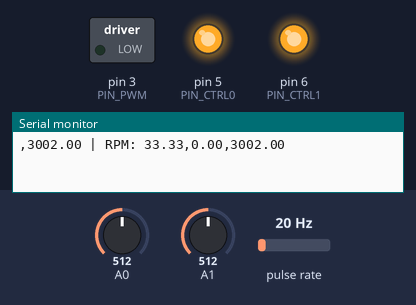
A sketch run on a simulated Arduino Uno, built with avr-gcc and run on an emulated ATmega328P. Shown: switched loads named in the sketch (green lamp = pin HIGH), output pins drawn as LEDs (lit = HIGH), the last lines printed to the serial monitor. Wiring (inferred from the names in the program): pulse sensor: data pin 2. The test bench sets the inputs (shaded band); at power-on: A1 = 512, A0 = 512, pulse rate 20 Hz.

Above: at 0.1 s.
At 1.2 s:
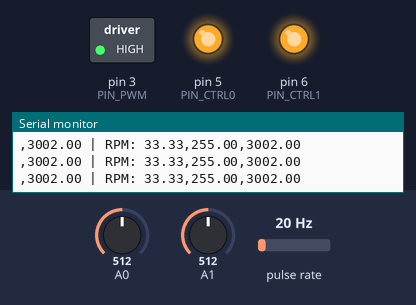
1.3 s: A1 set to 716
At 2.7 s:
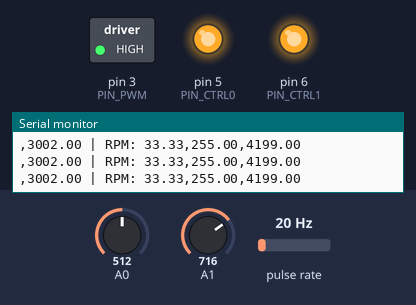
Timing chart, 0 to 4.3 s (numbered marks = the images above; inputs shaded):
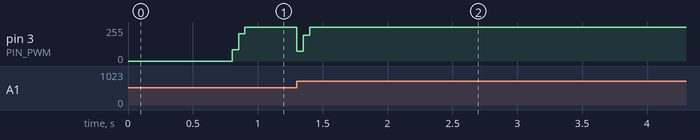

The sketch:

CONTOL2.ino
```cpp
// =========================
// === CONFIGURACIÓN DE PINES ===
// =========================
#define PIN_PULSES 2      // Entrada de pulsos del encoder (canal A), se usa para interrupción
#define PIN_PWM 3         // Salida PWM hacia el pin EN del L293D (control de velocidad del motor)
#define PIN_CTRL0 5       // Pin de control IN3 del L293D
#define PIN_CTRL1 6       // Pin de control IN4 del L293D

// =========================
// === VARIABLES GLOBALES ===
// =========================
volatile int countPulses = 0;   // Número de pulsos contados por interrupción (encoder)
float rpm_actual = 0;          // Velocidad actual del motor (calculada en RPM)
float rpm_deseada = 0;         // Valor de referencia de RPM, definida por potenciómetro A0
float salida_pwm = 0;          // Valor de la señal de control (PWM) que se aplica al motor
unsigned long t0 = 0;          // Variable de tiempo anterior (en ms)
const unsigned long intervalo = 50; // Tiempo de muestreo: 50 ms (frecuencia de 20 Hz)

// =========================
// === CONSTANTES DEL PID ===
// =========================
float Kp = 0.4;     // Ganancia proporcional
float Ti = 0.5;       // Tiempo integral (en segundos)
float Td = 0.01;   // Tiempo derivativo (en segundos)

// =========================
// === VARIABLES PID DINÁMICAS ===
// =========================
float error_actual = 0;
float error_anterior = 0;
float integral = 0;
float derivada = 0;

// =========================
// === CÁLCULO DE TIEMPO ENTRE CICLOS ===
// =========================
float dt = intervalo / 1000.0; // Tiempo de muestreo en segundos (50 ms = 0.05 s)

// =========================
// === CONVERSIÓN PULSOS → RPM ===
// =========================
float convertP(int pulsos) {
  // Fórmula: RPM = (pulsos / pulsosPorRevolución) / tiempo * 60
  return (float)(pulsos) / 36.0 / dt * 60.0;
}

// =========================
// === INTERRUPCIÓN DEL ENCODER ===
// =========================
void contarPulsos() {
  // Esta función se ejecuta automáticamente cada vez que se detecta un flanco de subida
  countPulses++;
}

// =========================
// === CONFIGURACIÓN INICIAL ===
// =========================
void setup() {
  pinMode(PIN_PULSES, INPUT_PULLUP);   // Entrada digital con resistencia pull-up para el encoder
  pinMode(PIN_PWM, OUTPUT);            // Salida PWM hacia el puente H
  pinMode(PIN_CTRL0, OUTPUT);          // Control de dirección
  pinMode(PIN_CTRL1, OUTPUT);          // Control de dirección

  attachInterrupt(digitalPinToInterrupt(PIN_PULSES), contarPulsos, RISING); // Interrupción en flanco ascendente

  // Sentido de giro fijo (ambos HIGH puede representar frenado o inversión, depende de L293D)
  digitalWrite(PIN_CTRL0, HIGH);
  digitalWrite(PIN_CTRL1, HIGH);

  Serial.begin(115200);  // Inicializa comunicación serial a 115200 baudios
}

// =========================
// === BUCLE PRINCIPAL ===
// =========================
void loop() {
  unsigned long t1 = millis();  // Tiempo actual

  if (t1 - t0 >= intervalo) {   // Si ha pasado el intervalo de muestreo (50 ms)
    rpm_actual = convertP(countPulses); // Calcula la velocidad real del motor en RPM

    // === ENTRADA: Potenciómetro en A0 define la velocidad deseada ===
    int refVal = analogRead(A0);     // Lectura analógica (0–1023)
    rpm_deseada = map(refVal, 0, 1023, 0, 6000);  // Escalado a 0–6000 RPM

    // === SIMULACIÓN DE CARGA/PERTURBACIÓN EXTERNA CON POTENCIÓMETRO EN A1 ===
    int perturbacion = analogRead(A1);
    float carga_simulada = map(perturbacion, 0, 1023, 0, 6000); // Simulación de resistencia externa

    // === CONTROLADOR PID DIGITAL (DISCRETO) ===
    error_actual = rpm_deseada - rpm_actual;     // Diferencia entre lo deseado y lo medido
    integral += error_actual * dt;               // Acumulación del error (integral)
    derivada = (error_actual - error_anterior) / dt; // Cambio del error (derivada)

    // Fórmula del PID: P + I + D (formato clásico con tiempos Ti y Td)
    float pid_output = Kp * (error_actual + (1.0 / Ti) * integral + Td * derivada);

    // Guarda el error actual para el siguiente ciclo
    error_anterior = error_actual;

    // === APLICACIÓN DEL CONTROL Y PERTURBACIÓN ===
    salida_pwm = pid_output - carga_simulada;    // Se le resta la carga para simular una pérdida de fuerza
    salida_pwm = constrain(salida_pwm, 0, 255);   // Se limita el valor al rango PWM permitido

    analogWrite(PIN_PWM, (int)salida_pwm);       // Aplica el PWM al motor

    // === REINICIO DE VARIABLES DE TIEMPO Y PULSOS ===
    countPulses = 0;  // Reinicia el conteo de pulsos
    t0 = t1;          // Actualiza el tiempo anterior

    // === MONITOREO POR SERIAL ===
    Serial.print(",");
    Serial.print(rpm_deseada);        // Muestra la referencia
    Serial.print(" | RPM: ");
    Serial.print(rpm_actual);         // Muestra la velocidad real
    Serial.print(",");
    Serial.print(salida_pwm);         // Muestra el PWM aplicado
    Serial.print(",");
    Serial.println(carga_simulada);   // Muestra la perturbación aplicada
  }
}
```

Measured:
- after the input at 1.3 s, pin 3 (PIN_PWM): 255/255 → 75/255 at once, → 194/255 0.05 s later, → 255/255 0.05 s later
